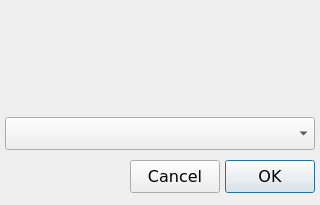
<ui version="4.0" >
 <class>dlgChooseAccount</class>
 <widget class="QDialog" name="dlgChooseAccount" >
  <property name="windowModality" >
   <enum>Qt::ApplicationModal</enum>
  </property>
  <property name="geometry" >
   <rect>
    <x>0</x>
    <y>0</y>
    <width>320</width>
    <height>205</height>
   </rect>
  </property>
  <property name="font" >
   <font>
    <family>Verdana</family>
    <pointsize>12</pointsize>
   </font>
  </property>
  <property name="windowTitle" >
   <string>Choose Account</string>
  </property>
  <property name="modal" >
   <bool>true</bool>
  </property>
  <widget class="QLabel" name="lblMessage" >
   <property name="geometry" >
    <rect>
     <x>5</x>
     <y>5</y>
     <width>291</width>
     <height>121</height>
    </rect>
   </property>
   <property name="text" >
    <string/>
   </property>
  </widget>
  <widget class="QComboBox" name="comboBox" >
   <property name="geometry" >
    <rect>
     <x>5</x>
     <y>117</y>
     <width>310</width>
     <height>33</height>
    </rect>
   </property>
  </widget>
  <widget class="QPushButton" name="btnOK" >
   <property name="geometry" >
    <rect>
     <x>225</x>
     <y>160</y>
     <width>90</width>
     <height>33</height>
    </rect>
   </property>
   <property name="text" >
    <string>OK</string>
   </property>
  </widget>
  <widget class="QPushButton" name="btnCancel" >
   <property name="geometry" >
    <rect>
     <x>130</x>
     <y>160</y>
     <width>90</width>
     <height>33</height>
    </rect>
   </property>
   <property name="text" >
    <string>Cancel</string>
   </property>
  </widget>
 </widget>
 <resources/>
 <connections>
  <connection>
   <sender>btnOK</sender>
   <signal>clicked()</signal>
   <receiver>dlgChooseAccount</receiver>
   <slot>accept()</slot>
   <hints>
    <hint type="sourcelabel" >
     <x>228</x>
     <y>176</y>
    </hint>
    <hint type="destinationlabel" >
     <x>149</x>
     <y>102</y>
    </hint>
   </hints>
  </connection>
  <connection>
   <sender>btnCancel</sender>
   <signal>clicked()</signal>
   <receiver>dlgChooseAccount</receiver>
   <slot>reject()</slot>
   <hints>
    <hint type="sourcelabel" >
     <x>174</x>
     <y>176</y>
    </hint>
    <hint type="destinationlabel" >
     <x>159</x>
     <y>102</y>
    </hint>
   </hints>
  </connection>
 </connections>
</ui>
